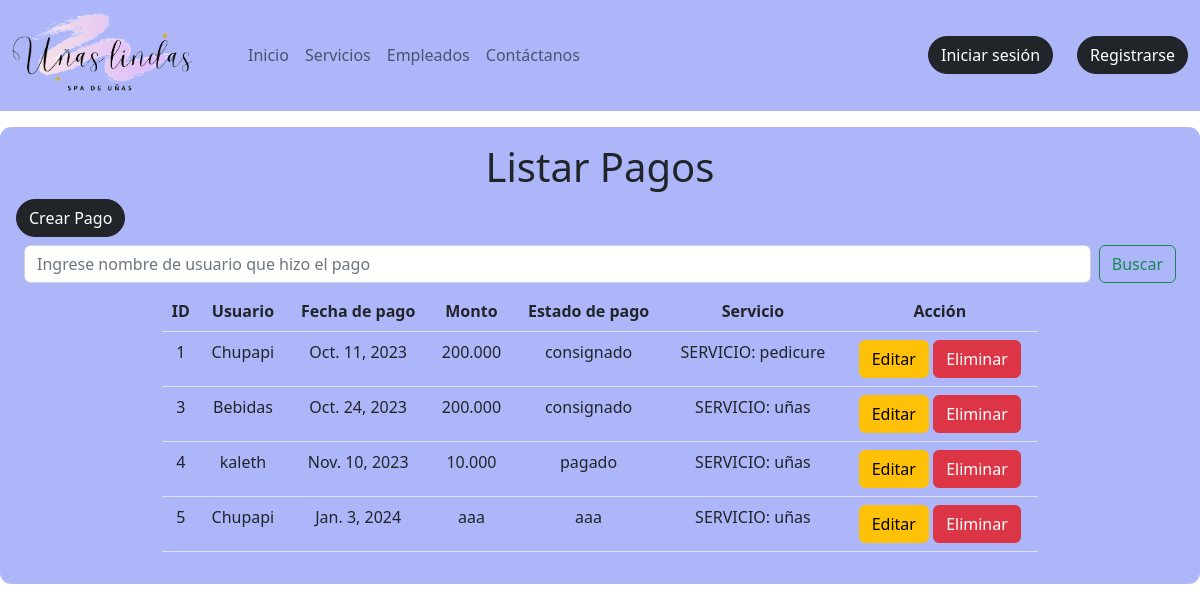
/listar_pago, run on the app's committed database.
### agenda/models.py (models this page shows)
class Pago(models.Model):
    idPago=models.BigAutoField(unique=True,primary_key=True)
    idUsuario=models.ForeignKey(Usuario, on_delete=models.CASCADE)
    fechaPago=models.DateField()
    monto=models.CharField(max_length=50)
    estadoPago=models.CharField(max_length=50)
    servicio=models.ForeignKey(Servicio,on_delete=models.CASCADE)

class Usuario(models.Model):
    ROLES=(
        (1,"Administrador"),
        (2,"Empleado"),
        (3,"Usuario")
    )
    idUsuario=models.BigAutoField(primary_key=True,blank=True)
    nombre=models.CharField(max_length=50)
    apellido=models.CharField(max_length=50)
    contacto=models.CharField(max_length=50)
    email=models.CharField(max_length=50)
    nombreUsuario=models.CharField(max_length=50)
    contrasena=models.CharField(max_length=50)
    rol=models.IntegerField(choices=ROLES,default=3)
    def __str__(self):
        return f"{self.nombre}"

class Servicio(models.Model):
    idServicio=models.BigAutoField(unique=True,primary_key=True)
    nombre=models.CharField(max_length=50)
    duracion=models.CharField(max_length=50)
    descripcion=models.CharField(max_length=240)
    precio=models.CharField(max_length=50)
    disponibilidad=models.CharField(max_length=50)
    def __str__(self):
        return f"SERVICIO: {self.nombre}"

### agenda/views.py (the view)
# urls.py: path('listar_pago',listar_pagos,name="listar_pago"),
def listar_pagos(request):
    pago=Pago.objects.all()
    contex={"data":pago}
    return render(request, 'agenda/pagos/listar_pago.html',contex)

### agenda/templates/agenda/pagos/listar_pago.html (shortened to what this page needs)
{% extends 'agenda/base.html' %}
{% load static %}
{% block contenedor %}
<section class="container mt-3 mb-3 p-3" style="background-color: #ACB6F9; max-width: 1400px; border-radius: 0.3cm;">
  <h1 class="text-center">Listar Pagos</h1>
  <a class="btn btn-dark rounded-pill" href="{% url 'form_pagos' %}" class="text-white">Crear Pago</a>
  <form class="d-flex m-2" role="search" method="post" action="{% url 'buscar_pago' %}">
    <input class="form-control me-2" type="search" placeholder="Ingrese nombre de usuario que hizo el pago" aria-label="Search" name="buscarpago">
    <button class="btn btn-outline-success" type="submit">Buscar</button>
  </form>
  {% if data %}
  <table class="table w-75 mx-auto text-center">
    <thead>
        <tr>
            <th>ID</th>
            <th>Usuario</th>
            <th>Fecha de pago</th>
            <th>Monto</th>
            <th>Estado de pago</th>
            <th>Servicio</th>
            <th>Acción</th>
        </tr>
    </thead>
    <tbody>
        {% for i in data %}
        <tr>
            <td>{{i.idPago}}</td>
            <td>{{i.idUsuario}}</td>
            <td>{{i.fechaPago}}</td>
            <td>{{i.monto}}</td>
            <td>{{i.estadoPago}}</td>
            <td>{{i.servicio}}</td>
            <td>
                <a class="btn btn-warning" href="{% url 'editar_pagos' i.idPago %}" class="text-white">Editar</a>
                <a class="btn btn-danger" onclick="return confirm('¿Estás seguro de eliminar?')" href="{% url 'eliminar_pagos' i.idPago %}" class="text-white">Eliminar</a>
            </td>
        </tr>
        {% endfor %}
    </tbody>
  </table>
  {% else %}
  <p class="text-center">No hay registros</p>
  {% endif %}
</section>
{% endblock %}

### data on the page
Pago: idPago "1", idUsuario "Chupapi", fechaPago "Oct. 11, 2023", monto "200.000", estadoPago "consignado", servicio "SERVICIO: pedicure"
Pago: idPago "3", idUsuario "Bebidas", fechaPago "Oct. 24, 2023", monto "200.000", estadoPago "consignado", servicio "SERVICIO: uñas"
Pago: idPago "4", idUsuario "kaleth", fechaPago "Nov. 10, 2023", monto "10.000", estadoPago "pagado", servicio "SERVICIO: uñas"
Pago: idPago "5", idUsuario "Chupapi", fechaPago "Jan. 3, 2024", monto "aaa", estadoPago "aaa", servicio "SERVICIO: uñas"
